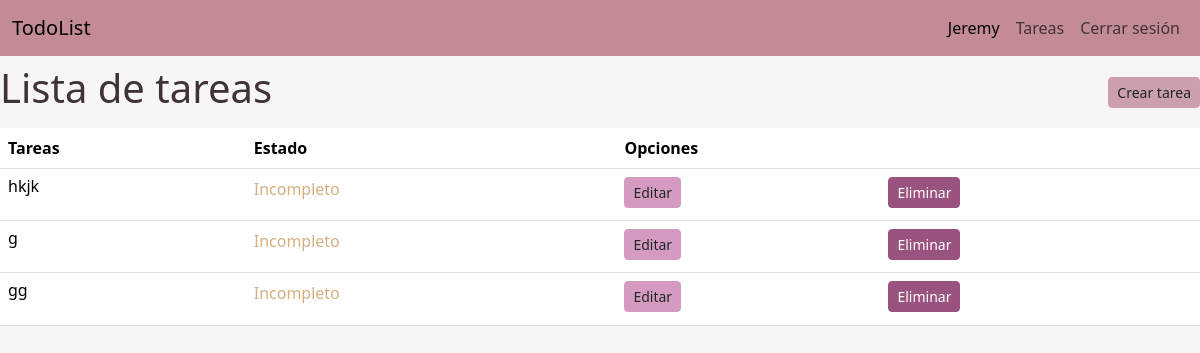
The page /todo/list (signed in) on the database its author committed.
### todor/models.py (models this page shows, shortened)
class User(db.Model):
    id = db.Column(db.Integer, primary_key = True)
    username = db.Column(db.String(20), unique = True, nullable = False)
    password = db.Column(db.Text, nullable = False)

class Todo(db.Model):
    id = db.Column(db.Integer, primary_key = True)
    created_by = db.Column(db.Integer, db.ForeignKey('user.id'), nullable = False)
    title = db.Column(db.String(100), nullable = False)
    desc = db.Column(db.Text)
    state = db.Column(db.Boolean, default = False)

### todor/todo.py (the view)
@bp.route('/list')
@login_required
def index():
    todos = Todo.query.all()
    return render_template('todo/index.html', todos = todos)

### todor/auth.py (called while the page is built)
@bp.before_app_request
def load_logged_in_user():
    user_id = session.get('user_id')
    if user_id is None:
        g.user = None
    else:
        g.user = User.query.get_or_404(user_id)

def login_required(view):
    @functools.wraps(view)
    def wrapped_view(**kwargs):
        if g.user is None:
            return redirect(url_for('auth.login'))
        return view(**kwargs)
    return wrapped_view

### todor/templates/todo/index.html (shortened to what this page needs)
{% extends 'base.html'%}
{% block content %}
<section class="container-fuid">
    <nav class="navbar">
        <h1>{% block title %}Lista de tareas{% endblock %}</h1>
        <a href="{{ url_for('todo.create')}}" class="btn btn-sm" style="background-color: #cc9faf; border-color: #cc9faf">Crear tarea</a>
    </nav>
    <table class="table">
        <thead>
            <tr>
                <th class="col">Tareas</th>
                <th class="col">Estado</th>
                <th class="col" colspan="2">Opciones</th>
            </tr>
        </thead>
        <tbody>
            {% for todo in todos | reverse %}
            {% if g.user.id == todo.created_by %}
            <tr>
                <td>
                    <h6>{{todo.title}}</h6>
                </td>
                <td>
                    {% if todo.state == false %}
                    <span style="color: #d5af7f">Incompleto</span>
                    {% else %}
                    <span style="color: #b2d891">Completado</span>
                    {% endif %}
                </td>
                <td>
                    <a href="{{ url_for('todo.update', id = todo.id)}}" class="btn btn-sm" style="background-color: #d59abf; border-color: #d59abf">
                      Editar
                    </a>
                </td>
                <td>
                    <a href="{{ url_for('todo.delete', id = todo.id)}}" class="btn btn-sm" style="color: #FFFF; background-color: #9a537f; border-color: #9a537f">
                      Eliminar
                    </a>
                </td>
            </tr>
            {% endif%}
            {% endfor %}
        </tbody>
    </table>
</section>
{% endblock %}

### todor/templates/base.html (shortened to what this page needs)
<!DOCTYPE html>
<html lang="en" data-bs-theme="light">
<head>
  <link href="https://cdn.jsdelivr.net/npm/bootstrap@5.3.3/dist/css/bootstrap.min.css" rel="stylesheet"
>
  <link rel="stylesheet" href="{{ url_for('static', filename='css/style.css') }}">
</head>
<body style="background-color:#F6F7F4">
  <nav class="navbar navbar-expand-sm" style="background-color: #C38B96;">
  <div class="container-fluid">
    <a class="navbar-brand" href="{{ url_for('index') }}" style="font-color: #161127">TodoList</a>
    <div class="collapse navbar-collapse justify-content-end" id="navbarNav">
      <ul class="navbar-nav">
        {% if g.user %}
        <li class="nav-item">
          <span class="nav-link active"> {{g.user.username}} </span>
        </li>
        <li class="nav-item">
          <a class="nav-link" href="{{ url_for('todo.index') }}">Tareas</a>
        </li>
        <li class="nav-item">
          <a class="nav-link" href="{{ url_for('auth.logout') }}">Cerrar sesión</a>
        </li>
        {% endif %}
      </ul>
    </div>
  </div>
</nav>
  {% block content %}
  {% endblock %}
</body>
</html>

### todor/static/css/style.css (style rules this page uses)
h1 { color: #413236; align: center; }

### rows shown on the page
User: user.username "Jeremy"
Todo: title "hkjk", state "Incompleto"
Todo: title "g", state "Incompleto"
Todo: title "gg", state "Incompleto"
